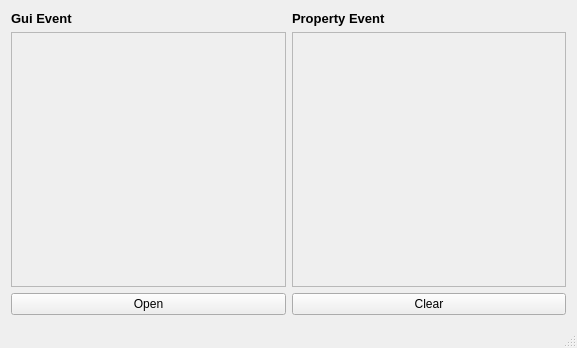
<?xml version="1.0" encoding="UTF-8"?>
<ui version="4.0">
 <class>MainWindow</class>
 <widget class="QMainWindow" name="MainWindow">
  <property name="geometry">
   <rect>
    <x>0</x>
    <y>0</y>
    <width>577</width>
    <height>348</height>
   </rect>
  </property>
  <property name="windowTitle">
   <string>Gui Event Test</string>
  </property>
  <widget class="QWidget" name="centralWidget">
   <layout class="QVBoxLayout" name="verticalLayout_3">
    <item>
     <layout class="QHBoxLayout" name="horizontalLayout">
      <item>
       <layout class="QVBoxLayout" name="verticalLayout_2">
        <item>
         <widget class="QLabel" name="label">
          <property name="font">
           <font>
            <pointsize>10</pointsize>
            <weight>75</weight>
            <bold>true</bold>
           </font>
          </property>
          <property name="text">
           <string>Gui Event</string>
          </property>
         </widget>
        </item>
        <item>
         <widget class="QTextEdit" name="textEditGuiEvent">
          <property name="enabled">
           <bool>false</bool>
          </property>
          <property name="font">
           <font>
            <pointsize>10</pointsize>
           </font>
          </property>
         </widget>
        </item>
       </layout>
      </item>
      <item>
       <layout class="QVBoxLayout" name="verticalLayout">
        <item>
         <widget class="QLabel" name="label_2">
          <property name="font">
           <font>
            <pointsize>10</pointsize>
            <weight>75</weight>
            <bold>true</bold>
           </font>
          </property>
          <property name="text">
           <string>Property Event</string>
          </property>
         </widget>
        </item>
        <item>
         <widget class="QTextEdit" name="textEditPropertyEvent">
          <property name="enabled">
           <bool>false</bool>
          </property>
          <property name="font">
           <font>
            <pointsize>10</pointsize>
            <italic>true</italic>
           </font>
          </property>
         </widget>
        </item>
       </layout>
      </item>
     </layout>
    </item>
    <item>
     <layout class="QHBoxLayout" name="horizontalLayout_2">
      <item>
       <widget class="QPushButton" name="pushButtonOpen">
        <property name="text">
         <string>Open</string>
        </property>
       </widget>
      </item>
      <item>
       <widget class="QPushButton" name="pushButtonClear">
        <property name="text">
         <string>Clear</string>
        </property>
       </widget>
      </item>
     </layout>
    </item>
   </layout>
  </widget>
  <widget class="QMenuBar" name="menuBar">
   <property name="geometry">
    <rect>
     <x>0</x>
     <y>0</y>
     <width>577</width>
     <height>21</height>
    </rect>
   </property>
  </widget>
  <widget class="QStatusBar" name="statusBar"/>
 </widget>
 <layoutdefault spacing="6" margin="11"/>
 <resources/>
 <connections/>
</ui>
